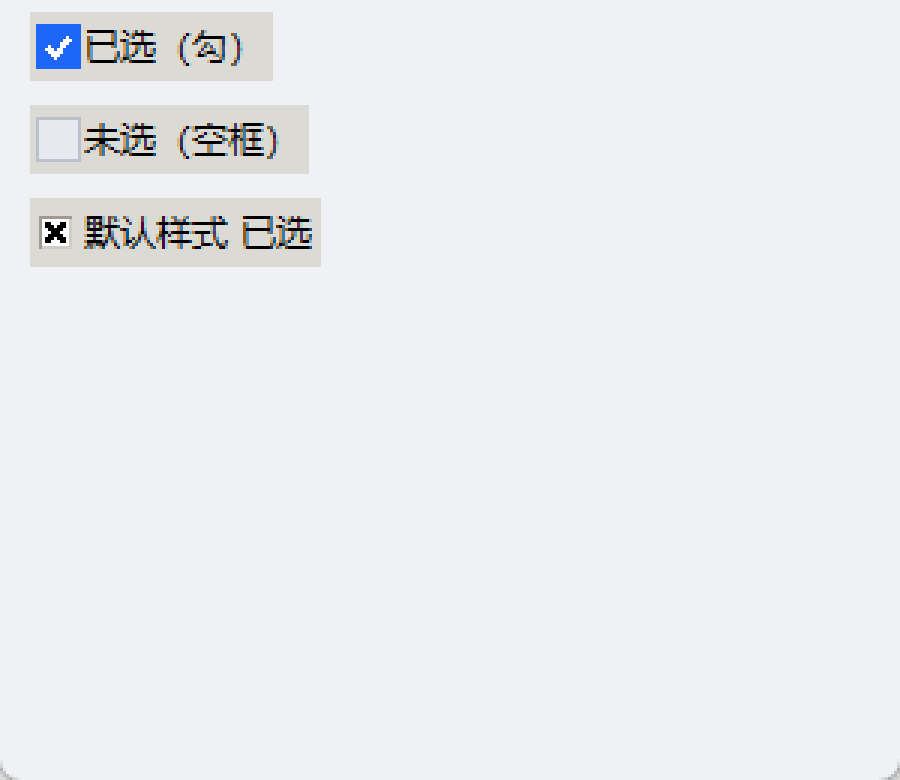

Python code for this plot:
"""Find the working way to give ttk's clam checkbox a real checkmark.

`clam` draws the selected checkbutton indicator as a filled box containing a
glyph that reads as an "X" at 16 px, which is the opposite of what a checkbox
means. Switching the whole app to another theme is not an option: `gui/app.py`
tunes clam extensively (buttons, entries, treeview, spinbox), and those
configure calls target clam's element names.

So the indicator itself is replaced. This probe establishes which Tk call form
actually works and what it renders, instead of guessing at the API:

  A. element_create with a NEW name, then a custom layout that uses it.
  B. element_create overriding the built-in name directly.

The result is screenshotted so the glyph can be checked by eye.
"""
import os
import sys
import tkinter as tk
from tkinter import ttk

ROOT = r"F:\MGG\muv_luv_girlsgardenx_cl\MGGBattleSimulation"


def make_images(bg, surface, border, accent, accent_fg, size=15):
    """Draw unchecked / checked indicator images with PIL.

    The checked state is a filled accent box with a white tick; the unchecked
    state is an outlined box. Both are drawn at the indicator's own size so they
    drop into the layout without scaling.
    """
    from PIL import Image, ImageDraw, ImageTk

    def box(fill, outline):
        img = Image.new("RGBA", (size, size), (0, 0, 0, 0))
        d = ImageDraw.Draw(img)
        d.rectangle([0, 0, size - 1, size - 1], fill=fill, outline=outline)
        return img

    off = box(surface, border)
    on = box(accent, accent)
    # A tick, drawn as two strokes. Coordinates are proportional to the box so
    # the glyph stays centred at any size.
    d = ImageDraw.Draw(on)
    w = max(2, size // 7)
    d.line([(size * 0.22, size * 0.52), (size * 0.42, size * 0.72)],
           fill=accent_fg, width=w)
    d.line([(size * 0.42, size * 0.72), (size * 0.78, size * 0.28)],
           fill=accent_fg, width=w)
    return ImageTk.PhotoImage(off), ImageTk.PhotoImage(on)


def main():
    root = tk.Tk()
    root.geometry("300x260+80+80")
    scheme = {"bg": "#eff1f5", "fg": "#4c4f69", "surface": "#e6e9ef",
              "border": "#bcc0cc", "accent": "#1e66f5", "accent_fg": "#ffffff"}
    root.configure(bg=scheme["bg"])
    style = ttk.Style()
    style.theme_use("clam")

    keep = []
    off, on = make_images(scheme["bg"], scheme["surface"], scheme["border"],
                          scheme["accent"], scheme["accent_fg"])
    keep.extend([off, on])
    print(f"  generated indicator images: {off.width()}x{off.height()}")

    # ---- Form A: new element name + custom layout -------------------------
    print()
    print("=== form A: new element name + custom layout ===")
    try:
        style.element_create("Tick.Checkbutton.indicator", "image",
                             off, ("selected", on),
                             border=2, sticky="")
        print("    element_create OK")
    except tk.TclError as exc:
        print(f"    element_create FAILED: {exc}")
        style = None

    if style is not None:
        try:
            style.layout("Tick.TCheckbutton", [
                ("Checkbutton.padding", {"sticky": "nswe", "children": [
                    ("Tick.Checkbutton.indicator", {"side": "left", "sticky": ""}),
                    ("Checkbutton.focus", {"side": "left", "sticky": "w",
                                           "children": [
                                               ("Checkbutton.label",
                                                {"sticky": "nswe"})]}),
                ]}),
            ])
            print("    layout OK")
            v1 = tk.BooleanVar(value=True)
            v2 = tk.BooleanVar(value=False)
            ttk.Checkbutton(root, text="已选（勾）", variable=v1,
                            style="Tick.TCheckbutton").pack(anchor="w", padx=10, pady=4)
            ttk.Checkbutton(root, text="未选（空框）", variable=v2,
                            style="Tick.TCheckbutton").pack(anchor="w", padx=10, pady=4)
        except tk.TclError as exc:
            print(f"    layout FAILED: {exc}")

    # ---- Form B: override the built-in element name -----------------------
    print()
    print("=== form B: override the built-in name directly ===")
    try:
        style.element_create("Checkbutton.indicator", "image",
                             off, ("selected", on), border=2, sticky="")
        print("    override OK (built-in name replaced)")
    except tk.TclError as exc:
        print(f"    override FAILED: {exc}")

    # Controls for comparison, using whatever is now in force.
    print()
    print("=== current default style for comparison ===")
    v3 = tk.BooleanVar(value=True)
    ttk.Checkbutton(root, text="默认样式 已选", variable=v3).pack(anchor="w", padx=10, pady=4)

    root.update_idletasks()
    root.update()
    root.lift()
    root.attributes("-topmost", True)
    import time
    time.sleep(0.5)
    root.update()

    try:
        from PIL import ImageGrab
        x, y = root.winfo_rootx(), root.winfo_rooty()
        w, h = root.winfo_width(), root.winfo_height()
        shot = ImageGrab.grab(bbox=(x, y, x + w, y + h))
        shot = shot.resize((shot.width * 3, shot.height * 3), 0)
        out = os.path.join(ROOT, "_analysis", "checkmark_probe.png")
        shot.save(out)
        print()
        print(f"  saved: {out} ({shot.width}x{shot.height})")
    except Exception as exc:
        print(f"  grab failed: {type(exc).__name__}: {exc}")

    root.destroy()


if __name__ == "__main__":
    main()
